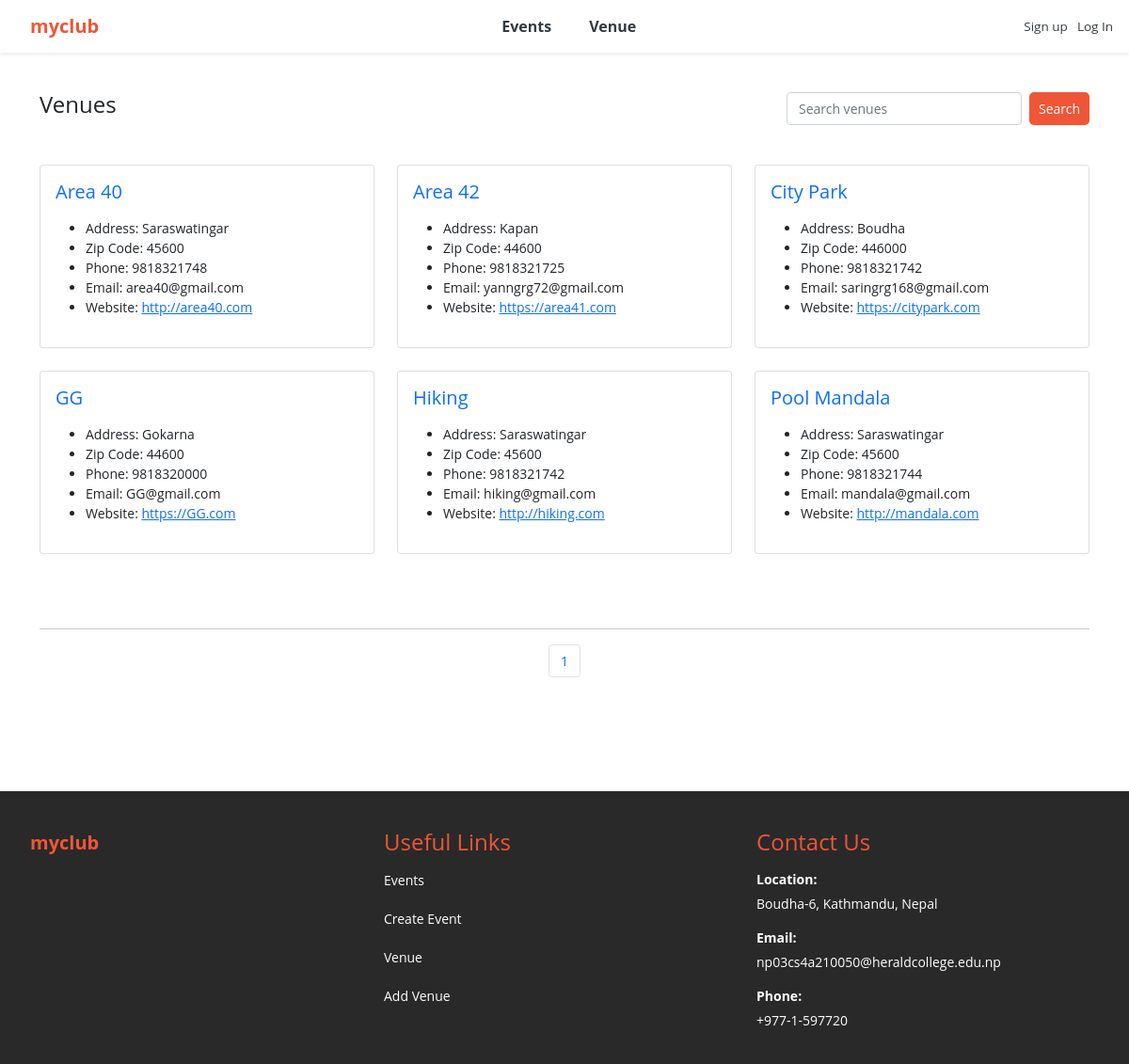
Page /list_venues on the earlier database version.
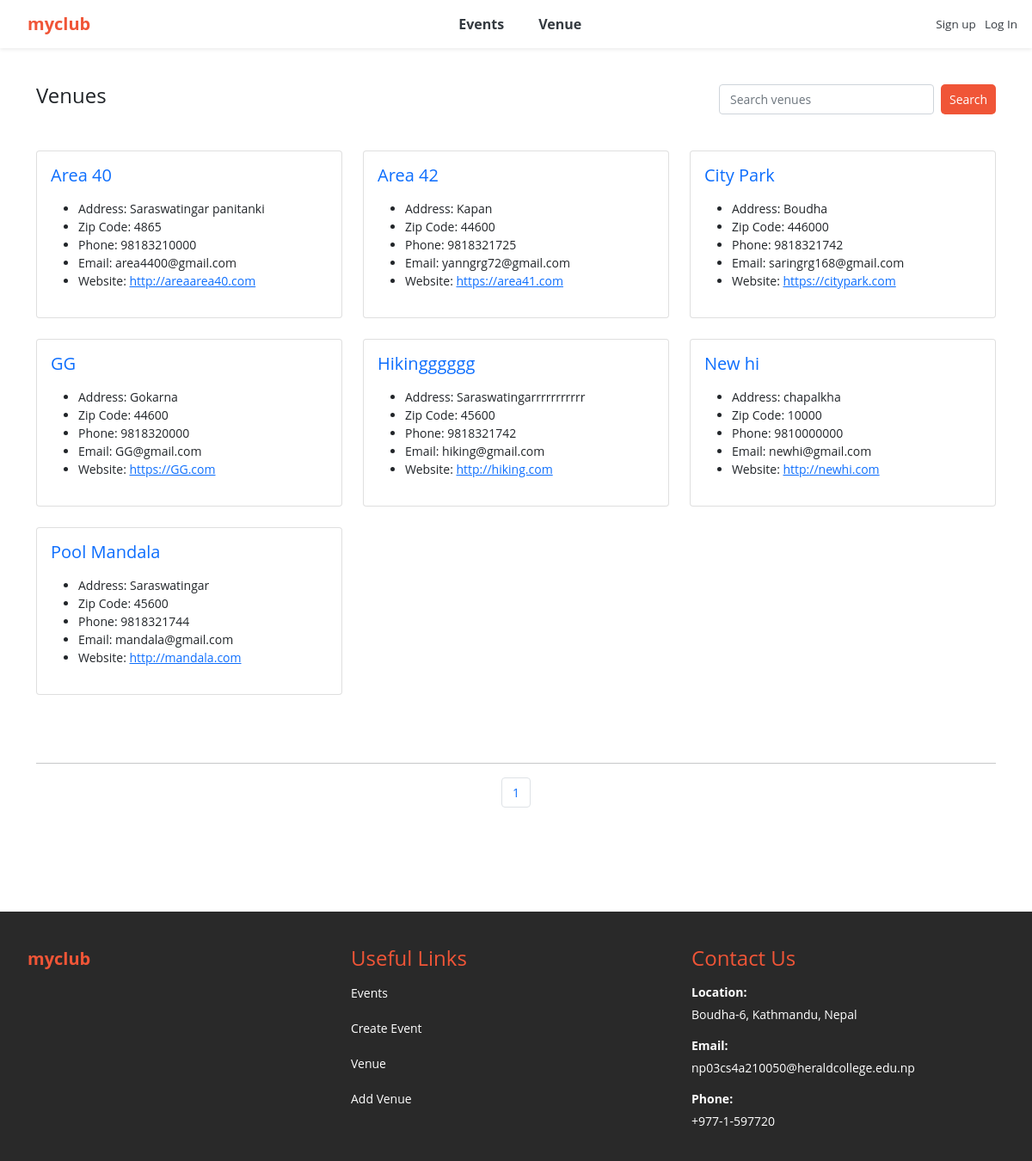
Same page on the later database version.
### events/models.py (models this page shows)
class Venue(models.Model):
	name = models.CharField('Venue Name', max_length=120)
	address = models.CharField(max_length=300)
	zip_code = models.CharField('Zip Code', max_length=15)
	phone = models.CharField('Contact Phone', max_length=25, blank=True)
	web = models.URLField('Website Address', blank=True)
	email_address = models.EmailField('Email Address', blank=True)
	owner = models.IntegerField("Venue Owner", blank=False, default=1)
	venue_description = models.TextField(blank=True)
	venue_image = models.ImageField(null=True, blank=True, upload_to="images/")
	def __str__(self):
		return self.name
	class Meta:
		ordering = ['name']

### events/views.py (the view)
# urls.py: path('list_venues', views.list_venues, name='list-venues'),
def list_venues(request):
	venue_list = Venue.objects.all().order_by('name')
	p = Paginator(Venue.objects.all(), 7)
	page = request.GET.get('page')
	venues = p.get_page(page)
	nums = "a" * venues.paginator.num_pages
	return render(request, 'events/venue.html',
		{'venue_list': venue_list, 'venues': venues, 'nums':nums})

### events/templates/events/venue.html (shortened to what this page needs)
{% extends 'events/base.html' %}
{% block content %}
	<nav class="custom-nav">
		<div>
			<h4>Venues</h4>
		</div>
		<div>
			<form class="d-flex" method=POST action="{% url 'search-venues' %}">
		        <input class="form-control me-2 small-search-input" type="search" placeholder="Search venues" aria-label="Search" name="searched">
		        <button class="btn btn-outline-dark btn-light btn-sm btn-custom" type="submit">Search</button>
	      </form>
		</div>
	</nav>
	<br>
	<div class="row row-cols-1 row-cols-md-3 g-4">
		{% for venue in venues %}
			<div class="col">
			    <div class="card h-100">
			      <div class="card-body">
			        <h5 class="card-title"><a href="{% url 'show-venue' venue.id %}" style="text-decoration: none;">{{ venue }}</a></h5>
			        <p class="card-text">
			        	<ul>
				            {% if venue.address %}
				              <li>Address: {{ venue.address }}</li>
				            {% endif %}
				            {% if venue.zip_code %}
				              <li>Zip Code: {{ venue.zip_code }}</li>
				            {% endif %}
				            {% if venue.phone %}
				              <li>Phone: {{ venue.phone }}</li>
				            {% endif %}
				            {% if venue.email_address %}
				              <li>Email: {{ venue.email_address }}</li>
				            {% endif %}
				            {% if venue.web %}
				              <li>Website: <a href="{{ venue.web }}">{{ venue.web }}</a></li>
				            {% endif %}
				        </ul>
			        </p>
			      </div>
			    </div>
			  </div>
		{% endfor %}
	</div>
	<br><br><br>
	<hr>
	<nav aria-label="Page navigation example">
		<ul class="pagination justify-content-center">
			{% for i in nums %}
				<li class="page-item">
					<a class="page-link" href="?page={{ forloop.counter }}">{{ forloop.counter }}</a>
				</li>
			{% endfor %}
		</ul>
	</nav>
{% endblock %}

Differences in the rows shown:
changed Venue "Area 40": address "Saraswatingar" → "Saraswatingar panitanki"; zip_code "45600" → "4865"; phone "9818321748" → "98183210000"; email_address "area40@gmail.com" → "area4400@gmail.com"; web "http://area40.com" → "http://areaarea40.com"
changed Venue "hiking@gmail.com": name "Hiking" → "Hikingggggg"; address "Saraswatingar" → "Saraswatingarrrrrrrrrrr"
added Venue: name "New hi", address "chapalkha", zip_code "10000", phone "9810000000", email_address "newhi@gmail.com", web "http://newhi.com"
